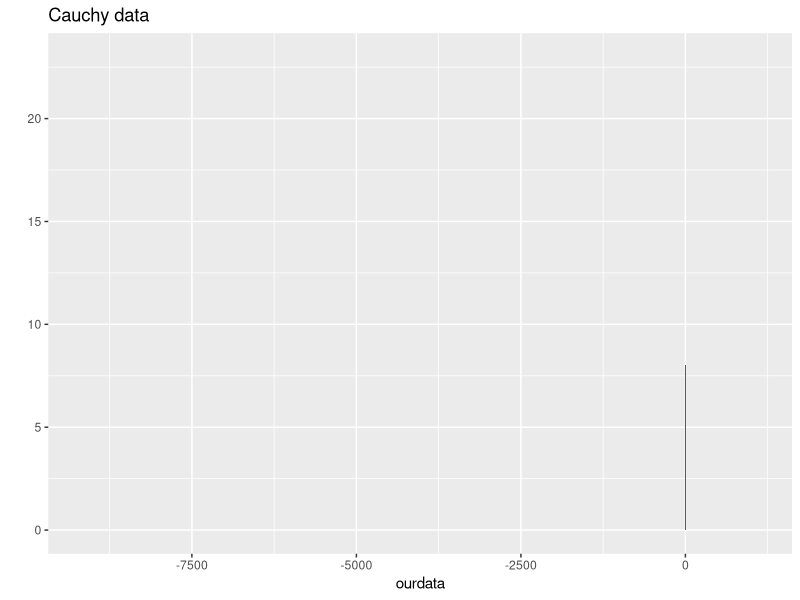

Write the R code that produced this figure.
## ---- chunk 1
library(ggplot2)

ourdata <- rcauchy(1000)
qplot(ourdata, binwidth=0.05) + ggtitle("Cauchy data")
